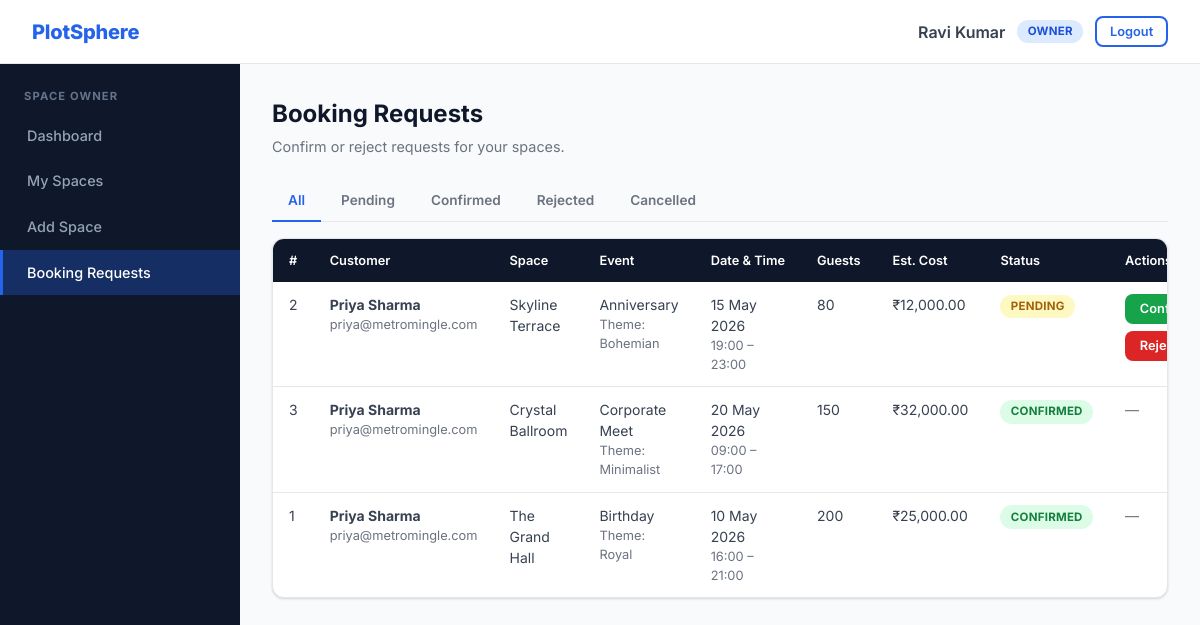
Page /owner/bookings.php (signed in) on the earlier database version.
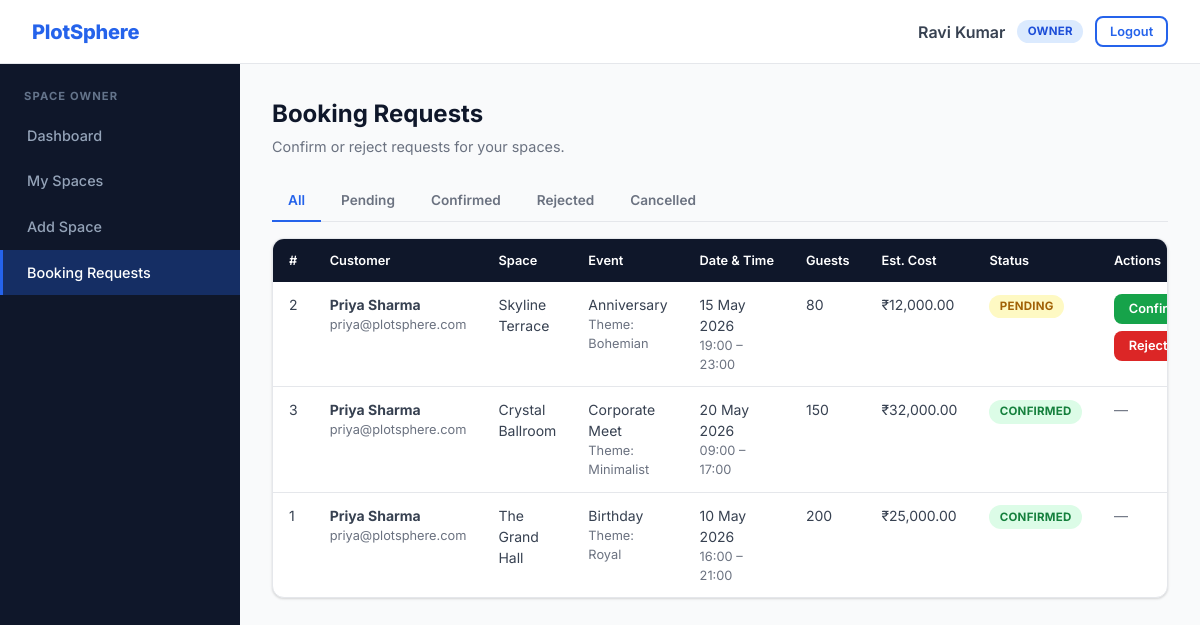
Same page on the later database version.
### tables this page shows
CREATE TABLE bookings (
  id INT AUTO_INCREMENT PRIMARY KEY,
  user_id INT NOT NULL,
  space_id INT NOT NULL,
  event_type VARCHAR(100),
  booking_date DATE NOT NULL,
  start_time TIME NOT NULL,
  end_time TIME NOT NULL,
  guests INT,
  notes TEXT NULL,
  theme VARCHAR(100),
  addons VARCHAR(255),
  budget ENUM('basic','prime','luxury') DEFAULT 'basic',
  total_amount DECIMAL(10,2),
  status ENUM('pending','confirmed','rejected','cancelled') NOT NULL DEFAULT 'pending',
  created_at DATETIME DEFAULT CURRENT_TIMESTAMP,
  FOREIGN KEY (user_id) REFERENCES users(id),
  FOREIGN KEY (space_id) REFERENCES spaces(id)
);

CREATE TABLE users (
  id INT AUTO_INCREMENT PRIMARY KEY,
  username VARCHAR(50) UNIQUE NOT NULL,
  password VARCHAR(255) NOT NULL,
  role ENUM('admin', 'owner', 'user') NOT NULL DEFAULT 'user',
  full_name VARCHAR(100),
  email VARCHAR(100),
  status ENUM('active','inactive') NOT NULL DEFAULT 'active',
  created_at DATETIME DEFAULT CURRENT_TIMESTAMP
);

CREATE TABLE spaces (
  id INT AUTO_INCREMENT PRIMARY KEY,
  owner_id INT NOT NULL,
  name VARCHAR(100) NOT NULL,
  location VARCHAR(150) NOT NULL,
  capacity INT NOT NULL,
  price_per_hour DECIMAL(10,2) NOT NULL,
  description TEXT,
  themes VARCHAR(255),
  amenities VARCHAR(255),
  photo VARCHAR(255) NULL DEFAULT NULL,
  status ENUM('active','inactive') DEFAULT 'active',
  created_at DATETIME DEFAULT CURRENT_TIMESTAMP,
  FOREIGN KEY (owner_id) REFERENCES users(id)
);

### db/connect.php (called while the page is built, shortened)
<?php
$user = 'root';

### auth/check.php (called while the page is built)
<?php
require_once __DIR__ . '/../includes/bootstrap.php';
require_login();

### owner/bookings.php (the view, shortened to what the changed rows need)
<?php
require_once __DIR__ . '/../auth/check.php';
$user = require_role('owner');
$ownerId = (int)$user['id'];
$status = in_array($_GET['status'] ?? '', BOOKING_STATUSES, true) ? $_GET['status'] : '';
$sql = 'SELECT b.*, s.name AS space_name, u.full_name AS customer_name, u.email AS customer_email, u.username AS customer_username
        FROM bookings b JOIN spaces s ON s.id = b.space_id JOIN users u ON u.id = b.user_id
        WHERE s.owner_id = ?';
$params = [$ownerId];
$bookings = db_all($sql . " ORDER BY FIELD(b.status, 'pending') DESC, b.booking_date DESC, b.start_time DESC", $params);
require __DIR__ . '/../includes/header.php';
?>
<div class="page-header">
  <h1>Booking Requests</h1>
</div>
<?php if ($bookings): ?>
<div class="card table-card">
  <div class="table-wrap">
    <table>
      <thead><tr><th>#</th><th>Customer</th><th>Space</th><th>Event</th><th>Date &amp; Time</th><th>Guests</th><th>Est. Cost</th><th>Status</th><th>Actions</th></tr></thead>
      <tbody>
      <?php foreach ($bookings as $b): ?>
        <tr>
          <td data-label="#"><?php echo (int)$b['id']; ?></td>
          <td data-label="Customer"><strong><?php echo e($b['customer_name'] ?: $b['customer_username']); ?></strong><div class="muted small"><?php echo e($b['customer_email']); ?></div></td>
          <td data-label="Space"><?php echo e($b['space_name']); ?></td>
          <td data-label="Event">
            <?php echo e($b['event_type'] ?: '—'); ?>
            <?php if (!empty($b['theme'])): ?><div class="muted small">Theme: <?php echo e($b['theme']); ?></div><?php endif; ?>
          </td>
          <td data-label="Date &amp; Time"><?php echo e(date('d M Y', strtotime($b['booking_date']))); ?><div class="muted small"><?php echo e(substr($b['start_time'], 0, 5) . ' – ' . substr($b['end_time'], 0, 5)); ?></div></td>
          <td data-label="Guests"><?php echo (int)$b['guests']; ?></td>
          <td data-label="Est. Cost"><?php echo money($b['total_amount']); ?></td>
          <td data-label="Status"><?php echo status_badge($b['status']); ?></td>
          <td data-label="Actions">
            <?php if ($b['status'] === 'pending'): ?>
              <div class="action-group">
                <form method="post" class="inline-form">
                  <button class="btn btn-success btn-sm" type="submit">Confirm</button>
                </form>
                <form method="post" class="inline-form" data-confirm="Reject this booking request?">
                  <button class="btn btn-danger btn-sm" type="submit">Reject</button>
                </form>
              </div>
            <?php else: ?>
              <span class="muted">—</span>
            <?php endif; ?>
          </td>
        </tr>
      <?php endforeach; ?>
      </tbody>
    </table>
  </div>
</div>
<?php else: ?>
  <div class="empty-state">No booking requests<?php echo $status ? ' with status "' . e($status) . '"' : ''; ?> yet.</div>
<?php endif; ?>
<?php require __DIR__ . '/../includes/footer.php'; ?>

### includes/bootstrap.php (shortened to what the changed rows need)
<?php
require_once __DIR__ . '/../db/connect.php';
function e($value): string
{
    return htmlspecialchars((string)$value, ENT_QUOTES, 'UTF-8');
}
function money($amount): string
{
    return '₹' . number_format((float)$amount, 2);
}
function status_badge(string $status): string
{
    $map = [
        'active' => 'success', 'confirmed' => 'success',
        'pending' => 'warning',
        'inactive' => 'gray', 'cancelled' => 'gray',
        'rejected' => 'danger',
        'admin' => 'danger', 'owner' => 'blue', 'user' => 'gray',
    ];
    $label = $status === 'user' ? 'customer' : $status;
    return '<span class="badge badge-' . ($map[$status] ?? 'gray') . '">' . e($label) . '</span>';
}
function db_run(string $sql, array $params = []): mysqli_stmt
{
    global $conn;
    $stmt = $conn->prepare($sql);
    if ($params) {
        $types = '';
        foreach ($params as $p) {
            $types .= is_int($p) ? 'i' : (is_float($p) ? 'd' : 's');
        }
        $values = array_values($params);
        $stmt->bind_param($types, ...$values);
    }
    $stmt->execute();
    return $stmt;
}
function db_all(string $sql, array $params = []): array
{
    $result = db_run($sql, $params)->get_result();
    return $result ? $result->fetch_all(MYSQLI_ASSOC) : [];
}
function db_one(string $sql, array $params = []): ?array
{
    return db_all($sql, $params)[0] ?? null;
}
function current_user(): ?array
{
    static $user = false;
    if ($user !== false) {
        return $user;
    }
    $user = null;
    if (!empty($_SESSION['user_id'])) {
        $row = db_one('SELECT id, username, role, full_name, email, status FROM users WHERE id = ?', [(int)$_SESSION['user_id']]);
        if ($row && $row['status'] === 'active') {
            $user = $row;
        } else {
            $_SESSION = [];
            session_regenerate_id(true);
        }
    }
    return $user;
}
function require_login(): array
{
    $user = current_user();
    return $user;
}
function require_role(string ...$roles): array
{
    $user = require_login();
    return $user;
}

Differences in the rows shown:
changed through a linked row, bookings "Anniversary": user.email "priya@metromingle.com" → "priya@plotsphere.com"
changed through a linked row, bookings "Corporate Meet": user.email "priya@metromingle.com" → "priya@plotsphere.com"
changed through a linked row, bookings "Birthday": user.email "priya@metromingle.com" → "priya@plotsphere.com"
